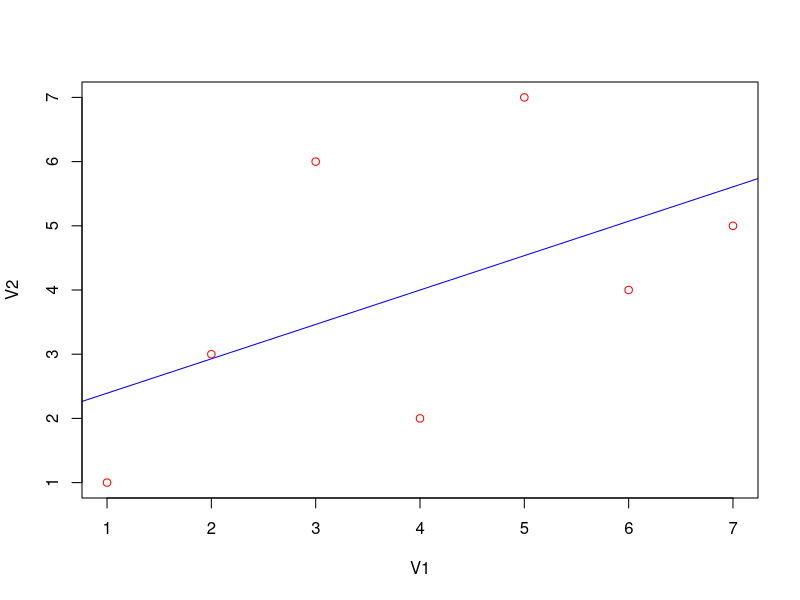
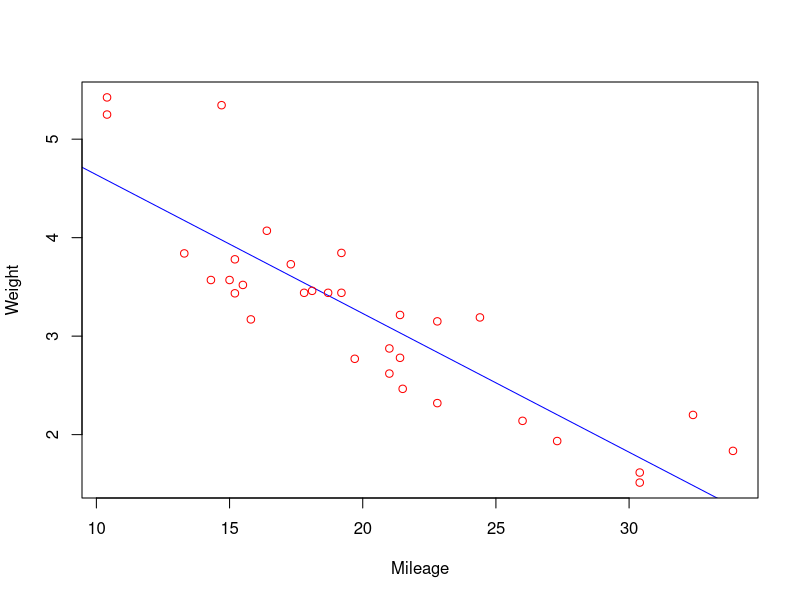

These figures' R source, in order:
# Q-1
# Consider available dataset: mtcars establish the relationship between "mpg" as a response variable with "disp","hp" and "wt" as predictor variables. 
# Create Equation for Regression Model
# Y = a+Xdisp.x1+Xhp.x2+Xwt.x3
# Apply Equation for predicting New Values for a car with disp = 221, hp = 102   and wt = 2.91 the predicte mileage.

df <- View(mtcars)
df

input <- mtcars[,c("mpg", "disp", "hp", "wt")]
input

model <- lm(mpg~disp + hp + wt, data = input)
model

Xall = coef(model)[1]
Xall

Xdisp = coef(model)[2]
Xdisp

Xhp = coef(model)[3]
Xhp

Xwt = coef(model)[4]
Xwt

y = Xall + Xdisp*221 + Xhp*102 + Xwt*2.91
y

# Q-1
# Consider following vectors for multiple linear regression model:
# year <- c(2017,2017,2017,2017,2017,2017,2017,2017,2017,2017,2017,2017,2016,2016,2016,2016,2016,2016,2016,2016,2016,2016,2016,2016)
# month <- c(12,11,10,9,8,7,6,5,4,3,2,1,12,11,10,9,8,7,6,5,4,3,2,1)
# interest_rate <- c(2.75,2.5,2.5,2.5,2.5,2.5,2.5,2.25,2.25,2.25,2,2,2,1.75,1.75,1.75,1.75,1.75,1.75,1.75,1.75,1.75,1.75,1.75)
# unemployment_rate <- c(5.3,5.3,5.3,5.3,5.4,5.6,5.5,5.5,5.5,5.6,5.7,5.9,6,5.9,5.8,6.1,6.2,6.1,6.1,6.1,5.9,6.2,6.2,6.1)
# index_price <- c(1464,1394,1357,1293,1256,1254,1234,1195,1159,1167,1130,1075,1047,965,943,958,971,949,884,866,876,822,704,719)
# establish the relationship between "index_price" as a response variable with "interest_rate" and "unemployment_rate" as predictor variables.
# Create Relationship Model & get the Coefficients
# Create Equation for Regression Model
# Apply Equation for predicting New Values for interest_rate = 2.4 and unemployment_rate = 5.4 the predicte inxed_price

year <- c(2017,2017,2017,2017,2017,2017,2017,2017,2017,2017,2017,2017,2016,2016,2016,2016,2016,2016,2016,2016,2016,2016,2016,2016)
year

month <- c(12,11,10,9,8,7,6,5,4,3,2,1,12,11,10,9,8,7,6,5,4,3,2,1)
month

interest_rate <- c(2.75,2.5,2.5,2.5,2.5,2.5,2.5,2.25,2.25,2.25,2,2,2,1.75,1.75,1.75,1.75,1.75,1.75,1.75,1.75,1.75,1.75,1.75)
interest_rate

unemployment_rate <- c(5.3,5.3,5.3,5.3,5.4,5.6,5.5,5.5,5.5,5.6,5.7,5.9,6,5.9,5.8,6.1,6.2,6.1,6.1,6.1,5.9,6.2,6.2,6.1)
unemployment_rate

index_price <- c(1464,1394,1357,1293,1256,1254,1234,1195,1159,1167,1130,1075,1047,965,943,958,971,949,884,866,876,822,704,719)
index_price

df <- data.frame(year,month,interest_rate,unemployment_rate,index_price)
df

input <- df[,c('index_price', 'interest_rate', 'unemployment_rate')]
input

model <- lm(index_price~interest_rate + unemployment_rate, data = input)
model

Xall <- coef(model)[1]
Xall

Xinterest <- coef(model)[2]
Xinterest

Xunemployment <- coef(model)[3]
Xunemployment

y = Xall + Xinterest*2.4 + Xunemployment*5.4
y


# Q-3
# Calculate Pearson correlation coefficient for given data:
# v1 = c(1, 2, 3, 4, 5, 6, 7) v2 = c(1, 3, 6, 2, 7, 4, 5)
# Plot relationship and perform analysis on type.

v1 = c(1, 2, 3, 4, 5, 6, 7) 
v1

v2 = c(1, 3, 6, 2, 7, 4, 5)
v2

result = cor(v1, v2, method = "pearson")
result

plot(v1, v2, xlab='V1',ylab = "V2", col='red', abline(lm(v2~v1),col="blue"))


# Q-4
# Use avaliable dataset in R: mtcars
# Calculate Correlation coefficient for mgp and wt. Plot relationship and perform analysis on type.

df <- View(mtcars)
df

mpg <- mtcars$mpg
mpg

wt <- mtcars$wt
wt

result = cor(mpg, wt, method = "pearson")
result

plot(mpg, wt, xlab='Mileage', ylab = "Weight", col='red', abline(lm(wt~mpg), col="blue"))


# Q-5
# Calculate five number summary or five point summary of given vector
# rebounds=c(30, 28, 24, 24, 28, 30, 31, 35,28)
# Calculate mean, median and mode for same data. Also use trim and na.rm parameter for mean.

rebounds = c(30, 28, 24, 24, 28, 30, 31, 35,28)
rebounds

fivenum(rebounds)

a <- mean(rebounds)
a

b <- median(rebounds)
b

c <- names(sort(table(rebounds),decreasing = TRUE))
c

d <- names(sort(table(rebounds),decreasing = TRUE))[1]
d

# Q-6
# Generate a vector from the given data. Calculate the following:
#  X = (27,23,45,49,78,67,56,54,35,39,69,87,88,93,NA)
# 1. Calculate median for the given data.
# 2. Calculate mode of the vector.
# 3. Calculate the mean of the data by skipping the minimum and maximum value of a vector.
# 4. Sort the data and find the minimum and maximum values of a given a vector.
# 5. Find minimum and maximum value using inbuilt functions.
# 6. Calculate mean of the entire vector. (Ignore NA values)
# 7. Calculate quantile Q1 and Q3.
# 8. Find the summary of the vector by applying appropriate function.
# 9. Find the sum of the elements of vector.
# 10.Sort the elements of the vector in descending order. 

X = c(27,23,45,49,78,67,56,54,35,39,69,87,88,93,NA)
X

a = median(X, na.rm=TRUE)
a

b =names(sort(table(X),decreasing = TRUE))[1]
b

c = mean(sort(X), trim = 0.1, na.rm = TRUE)
c

d = sort(X)
d

print(min(d))
print(max(d))

print(min(X, na.rm = TRUE))
print(max(X, na.rm = TRUE))

e <- mean(X, na.rm = TRUE)
e

f <- quantile(X, probs = c(0.25, 0.75), na.rm = TRUE)
f
  
g <- summary(X, na.rm = TRUE)
g

h <- sum(X, na.rm = TRUE)
h

i <- sort(X, decreasing = TRUE)
i
